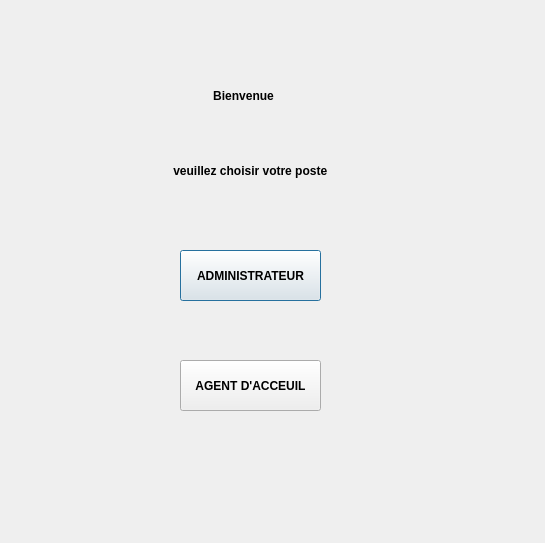
<?xml version="1.0" encoding="UTF-8"?>
<ui version="4.0">
 <class>ChoixAgent</class>
 <widget class="QDialog" name="ChoixAgent">
  <property name="geometry">
   <rect>
    <x>0</x>
    <y>0</y>
    <width>545</width>
    <height>543</height>
   </rect>
  </property>
  <property name="font">
   <font>
    <weight>75</weight>
    <bold>true</bold>
   </font>
  </property>
  <property name="windowTitle">
   <string>Bienvenue</string>
  </property>
  <widget class="QLabel" name="label">
   <property name="geometry">
    <rect>
     <x>140</x>
     <y>50</y>
     <width>251</width>
     <height>91</height>
    </rect>
   </property>
   <property name="sizePolicy">
    <sizepolicy hsizetype="Preferred" vsizetype="Preferred">
     <horstretch>0</horstretch>
     <verstretch>0</verstretch>
    </sizepolicy>
   </property>
   <property name="frameShape">
    <enum>QFrame::NoFrame</enum>
   </property>
   <property name="text">
    <string>                      Bienvenue </string>
   </property>
  </widget>
  <widget class="QPushButton" name="pushButton_Admin">
   <property name="geometry">
    <rect>
     <x>180</x>
     <y>250</y>
     <width>141</width>
     <height>51</height>
    </rect>
   </property>
   <property name="text">
    <string>ADMINISTRATEUR</string>
   </property>
  </widget>
  <widget class="QPushButton" name="pushButton_A_acceuil">
   <property name="geometry">
    <rect>
     <x>180</x>
     <y>360</y>
     <width>141</width>
     <height>51</height>
    </rect>
   </property>
   <property name="text">
    <string>AGENT D'ACCEUIL</string>
   </property>
  </widget>
  <widget class="QLabel" name="label_2">
   <property name="geometry">
    <rect>
     <x>140</x>
     <y>120</y>
     <width>251</width>
     <height>101</height>
    </rect>
   </property>
   <property name="sizePolicy">
    <sizepolicy hsizetype="Preferred" vsizetype="Preferred">
     <horstretch>0</horstretch>
     <verstretch>0</verstretch>
    </sizepolicy>
   </property>
   <property name="frameShape">
    <enum>QFrame::NoFrame</enum>
   </property>
   <property name="text">
    <string>          veuillez choisir votre poste</string>
   </property>
  </widget>
 </widget>
 <resources/>
 <connections/>
</ui>
